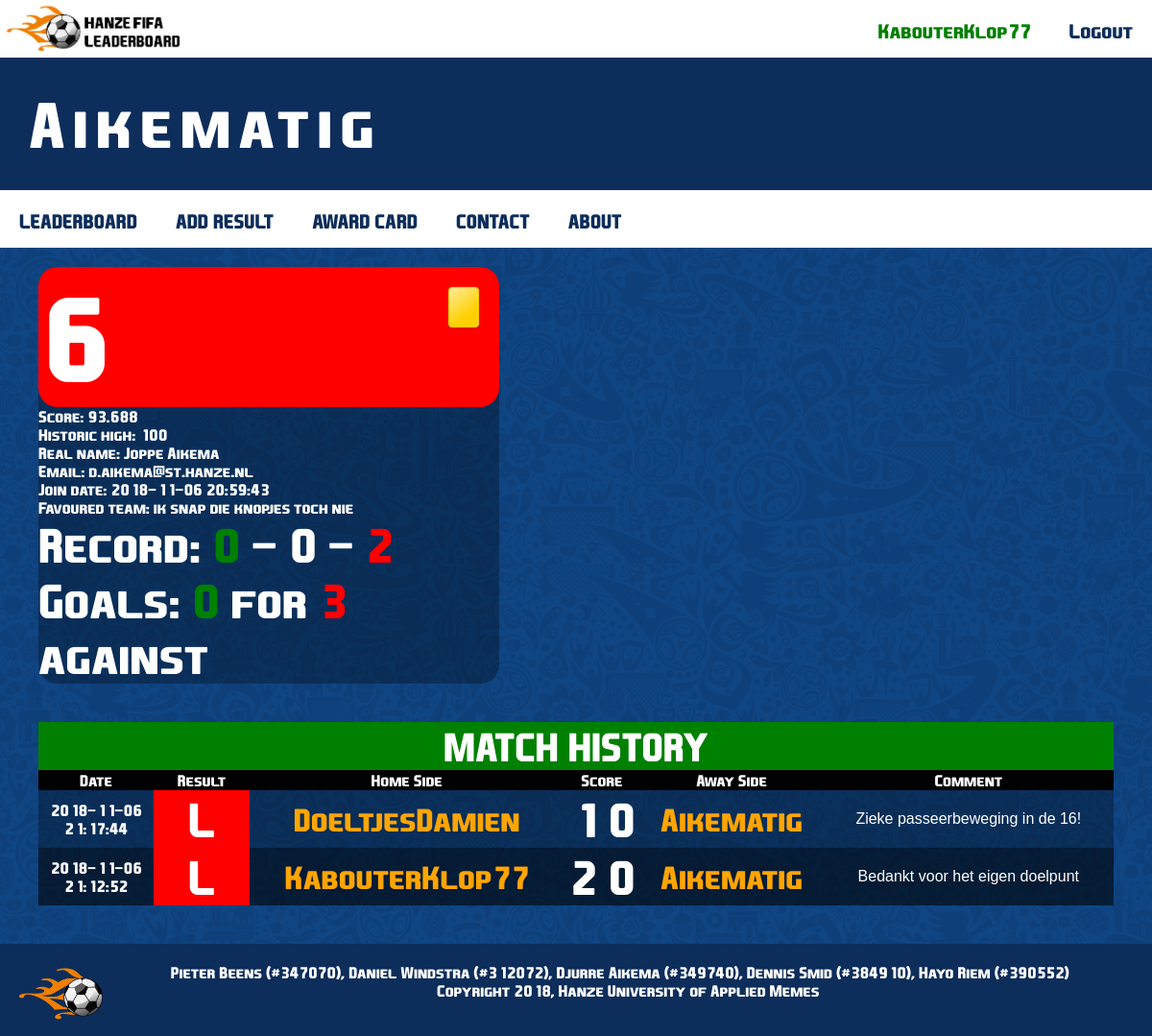
The page /profile.php?user=5 (signed in) on the database its author committed.
### tables this page shows
CREATE TABLE `users` (
  `id` int(11) NOT NULL,
  `name` varchar(45) NOT NULL,
  `realname` varchar(45) DEFAULT NULL,
  `password` varchar(64) NOT NULL,
  `score` decimal(11,3) NOT NULL,
  `highscore` int(11) DEFAULT NULL,
  `email` varchar(45) NOT NULL,
  `confirmation` varchar(45) DEFAULT NULL,
  `avatar` varchar(512) DEFAULT NULL,
  `favteam` varchar(28) DEFAULT NULL,
  `roles_id` int(11) NOT NULL,
  `joindate` datetime NOT NULL,
  `salt` varchar(64) DEFAULT NULL
);

CREATE TABLE `results` (
  `id` int(11) NOT NULL,
  `homeplayer` int(11) NOT NULL,
  `awayplayer` int(11) NOT NULL,
  `homegoals` int(11) NOT NULL,
  `awaygoals` int(11) NOT NULL,
  `scorechange` decimal(11,3) DEFAULT NULL,
  `description` varchar(60) DEFAULT NULL,
  `datetime` datetime NOT NULL
);

### classes/DB.php (called while the page is built, shortened)
<?php
    class DB {
        private static $_instance = null;
        private $_db,
                $_query,
                $_error = false,
                $_results,
                $_count = 0;
        public function __construct()
        {
            $this->_db = mysqli_connect('localhost', 'root', '', 'fifa');
        }
        public static function conn()
        {
            if (!isset(self::$_instance)) {
                self::$_instance = new DB();
            }
            return self::$_instance;
        }
        public function query($sql)
        {
            $result = $this->_db->query($sql);
            return $result;
        }
    }

### classes/Session.php (called while the page is built, shortened)
<?php
class Session
{
    public static function exists($name)
    {
        return (isset($_SESSION[$name])) ? true : false;
    }
    public static function get($name)
    {
        return $_SESSION[$name];
    }
}

### classes/User.php (called while the page is built, shortened)
<?php
class User
{
    private $_db,
        $_data,
        $_isLoggedIn;
    public function __construct($user = null)
    {
        $this->_db = DB::conn();
        if (!$user) {
            if (Session::exists('user')) {
                $user = Session::get('user');
                if ($this->find($user)) {
                    $this->_isLoggedIn = true;
                } else {
                    self::logout();
                }
            }
        } else {
            $this->find($user);
        }
    }
    public function find($user = null)
    {
        if ($user) {
            $field = (is_numeric($user)) ? 'id' : 'name';
            $data = $this->_db->query("SELECT * FROM users WHERE " . $field . "='$user'");
            if ($data->num_rows > 0) {
                $this->_data = $data->fetch_object();
                return true;
            }
        }
        return false;
    }
    public function hasPermission($key)
    {
        $group = $this->_db->query("SELECT * FROM roles WHERE id='" . $this->data()->roles_id . "'")->fetch_object();
        if ($group) {
            $permissions = json_decode($group->name, true);
        }
        return false;
    }
    public function data()
    {
        return $this->_data;
    }
    public function isLoggedIn()
    {
        return $this->_isLoggedIn;
    }
}

### functions/sanitize.php (called while the page is built)
<?php
    function escape($string) {
        return htmlentities($string, ENT_QUOTES, 'UTF-8');
    }

### profile.php (the view, shortened to what this page needs)
<?php
include('fifadbconn.php');
$query = "SELECT name, avatar, realname, email, highscore, joindate, favteam, score FROM users WHERE id = ".$_GET['user'];
$result = mysqli_query($db,$query) or die ('Error finding username');
$player = mysqli_fetch_assoc($result);
$query = "SELECT score FROM users WHERE score > ".$player['score'];
$result = mysqli_query($db,$query) or die ('Error comparing user scores');
$ranking = mysqli_num_rows($result) + 1;
$query = "SELECT id FROM cards WHERE accused = ".$_GET['user'];
$cardresult = mysqli_query($db,$query) or die ('Error counting cards');
if (mysqli_num_rows($cardresult) > 1) {$card = "layouts/images/redcard.png";}
elseif (mysqli_num_rows($cardresult) == 1) {$card = "layouts/images/yellowcard.png";}
else {$card = "";}
$title = $player['name'];
include('layouts/header.php');
?>
<div class="leaderboardDiv" style="max-width:40%; border-radius:20px">
  <?php
  if ($card == "layouts/images/redcard.png" OR $card == "layouts/images/yellowcard.png"){
  ?>
  <img style="float:right;margin:20px;" class="leaderboardTekst" src="<?php echo $card?>">
<?php } ?>
  <div style="background-color:red;width:100%;border-radius:20px">
<table>
  <td style="font-size:120px"><?php echo $ranking ?></td></tr>
</table>
</div>
<?php
echo "Score: ".$player['score']."<br>Historic high: ".$player['highscore']."<br>Real name: ".$player['realname']."<br>Email: ".$player['email']."<br>Join date: ".$player['joindate']."<br>Favoured team: ".$player['favteam']."<br>";
$goalsfor = 0;
$goalsagainst = 0;
$wins = 0;
$draws = 0;
$losses = 0;
$query = "SELECT homegoals, awaygoals FROM results WHERE awayplayer = ".$_GET['user'];
$gfaresult = mysqli_query($db,$query) or die ('Error querying database: Awaygames');
while ($gfa = mysqli_fetch_assoc($gfaresult)) {
  $goalsfor += $gfa['awaygoals'];
  $goalsagainst += $gfa['homegoals'];
  if ($gfa['awaygoals'] > $gfa['homegoals']) $wins++;
  elseif ($gfa['awaygoals'] < $gfa['homegoals']) $losses++;
  else $draws++;
}
echo "<td><font size=20><b>Record: <font color=green>".$wins."</font> - ".$draws." - <font color=red>".$losses."</font><br><td>";
echo "<b>Goals: <font color=green>".$goalsfor."</font> for <font color=red>".$goalsagainst."</font> against</font><br>";
$query = "SELECT `datetime`, scorechange, homeplayer, home.name AS homename, homegoals, awaygoals, awayplayer, away.name AS awayname, description";
$query .= " FROM results JOIN users home ON homeplayer = home.id JOIN users away ON awayplayer = away.id";
$query .= " WHERE homeplayer = ".$_GET['user']." OR awayplayer = ".$_GET['user'];
$query .= " ORDER BY `datetime` DESC";
$result = mysqli_query($db,$query) or die ('Error querying database');
?>
</div>
<div style="margin: 40px; background-color: rgba(0, 0, 0, 0.30)">
<table style="width:100%">
<tr>
<td style=font-size:30pt;text-align:center;background-color:green colspan=7>MATCH HISTORY</td>
</tr><tr style=background-color:black>
<th>Date</th><th>Result</th><th>Home Side</th><th colspan=2>Score</th><th>Away Side</th><th>Comment</th></tr>
<?php
while ($row = mysqli_fetch_assoc($result)) {
  if ($row['homeplayer'] == $_GET['user'] AND $row['homegoals'] > $row['awaygoals']) $wld = "<td width= 100 style=background-color:green;text-align:center;font-size:36pt><b>W</b></td>";
  elseif ($row['awayplayer'] == $_GET['user'] AND $row['homegoals'] < $row['awaygoals']) $wld = "<td width= 100 style=background-color:green;text-align:center;font-size:36pt><b>W</b></td>";
  elseif ($row['homeplayer'] == $_GET['user'] AND $row['homegoals'] < $row['awaygoals']) $wld = "<td width= 100 style=background-color:red;text-align:center;font-size:36pt><b>L</b></td>";
  elseif ($row['awayplayer'] == $_GET['user'] AND $row['homegoals'] > $row['awaygoals']) $wld = "<td width= 100 style=background-color:red;text-align:center;font-size:36pt><b>L</b></td>";
  else $wld = "<td style=background-color:blue;text-align:center;font-size:28pt><b>D</b></td>";
  ?>
  <tr>
  <td width=120 height=50><?php echo $row['datetime']?></td>
  <?php echo $wld ?>
  <td><b><a style=color:orange;font-size:24pt href=profile.php?user=<?php echo $row['homeplayer']?>><?php echo $row['homename']?></b></td>
  <td style=text-align:center;font-size:36pt><b><?php echo $row['homegoals']?></b></td>
  <td style=text-align:center;font-size:36pt><b><?php echo $row['awaygoals']?></b></td>
  <td><b><a style=color:orange;font-size:24pt href=profile.php?user=<?php echo $row['awayplayer']?>><?php echo $row['awayname']?></b></td>
  <td style=font-family:sans-serif;max-width:300><?php echo htmlspecialchars_decode($row['description'])?></td>
  </tr>
<?php
}
?>
</table>
</div>

### layouts/header.php (shortened to what this page needs)
<head>
    <link rel="stylesheet" type="text/css" href="layouts/style.css">
</head>
<body>
<div class="header">
    <a href="./"><img class="hanzeLogo" src="layouts/images/headerlogo.png"></a>
    <div class="headerRightDiv">
        <div class="button">
            <?php
            $user = new User;
            if ($user->isLoggedIn()) {
                if ($user->hasPermission('admin')) {
                    $is_admin = true;
                    ?>
                        <a style="color: red" href=profile.php?user=<?php echo escape($user->data()->id).">". escape($user->data()->name); ?></a>
                        <a href="logout.php">Logout</a>
                    <?php
                  }
                else {
                    $is_admin = false;
                    ?>
                        <a style="color: green" href=profile.php?user=<?php echo escape($user->data()->id).">". escape($user->data()->name); ?></a>
                        <a href="logout.php">Logout</a>
                    <?php
                }
            }
            else {
                $is_admin = false;
                echo '<a href="login.php">Login</a><a href="register.php">Register</a>';
            }
            ?>
        </div>
    </div>
</div>
<div class="blueBanner"><?php
    if (isset($title)) {
        echo $title;
    } else {
        echo "titel";
    }
    ?></div>
<div class="menuWrapper">
    <div class="button">
        <a href="leaderboard.php">LEADERBOARD</a>
        <?php if ($user->isLoggedIn())
        echo "<a href=results_add.php>ADD RESULT</a><a href=#idk>AWARD CARD</a>";
        if ($is_admin == false) { ?>
            <a href=contact.php>CONTACT</a>
<?php     }
        ?>
        <a href="about.php">ABOUT</a>
    </div>
</div>
</body>

### layouts/style.css (style rules this page uses)
* { box-sizing: border-box; }
body { color:white; font-family:FIFA16; background-image: url(images/blue.png); background-repeat: repeat; margin: 0; }
.header { background-color: white; height: 60px; min-width: 400px; width: 100%; display: inline-block; }
.headerRightDiv { width: auto; height: 60px; float: right; background-color: white; }
.footer { background-color: #0D2D5B; color: white; height: 96px; width: 100%; text-align: center; font-family:FIFA16; padding: 20px; min-width: 400px }
.menuWrapper { width: 100%; background-color: white; display: inline-block; overflow: visible; position: sticky; top: 0; }
.button { display: inline-block; background-color: white; overflow: visible; height: 60px; width: auto; overflow: hidden; }
.button a { float: left; text-align: center; padding: 20px; height: 100%; font-size: 20px; font-family: FIFA16; color: #0D2D5B; }
* { text-decoration: none; }
.hanzeLogo { min-height: 60px; height: 60px; max-height: 10vh; }
.blueBanner { background-color: #0D2D5B; height: auto; font-size: 64px; font-family: FIFA16; letter-spacing: 8px; color: white; padding: 30px; max-width: 100%; min-width: 400px; }
.leaderboardDiv { margin: 40px; margin-top: 20px; background-color: rgba(0, 0, 0, 0.30); }
.leaderboardTekst { font-size: 44px; height: 44px; }

### profile.php (style rules this page uses)
table { border-collapse: collapse; }
td,tr { text-align:center; }
tr:nth-child(even) { background-color: rgba(0, 0, 0, 0.40); }

### rows shown on the page
users: name "KabouterKlop77"
users: name "Aikematig", score "93.688", highscore "100", realname "Joppe Aikema", email "d.aikema@st.hanze.nl", joindate "2018-11-06 20:59:43", favteam "ik snap die knopjes toch nie"
results: datetime "2018-11-06 21:17:44", shows "L", homeplayer.name "DoeltjesDamien", homegoals "1", awaygoals "0", awayplayer.name "Aikematig", description "Zieke passeerbeweging in de 16!"
results: datetime "2018-11-06 21:12:52", shows "L", homeplayer.name "KabouterKlop77", homegoals "2", awaygoals "0", awayplayer.name "Aikematig", description "Bedankt voor het eigen doelpunt"

### other values the page prints
$ranking "6"
$wins "0"
$draws "0"
$losses "2"
$goalsfor "0"
$goalsagainst "3"
